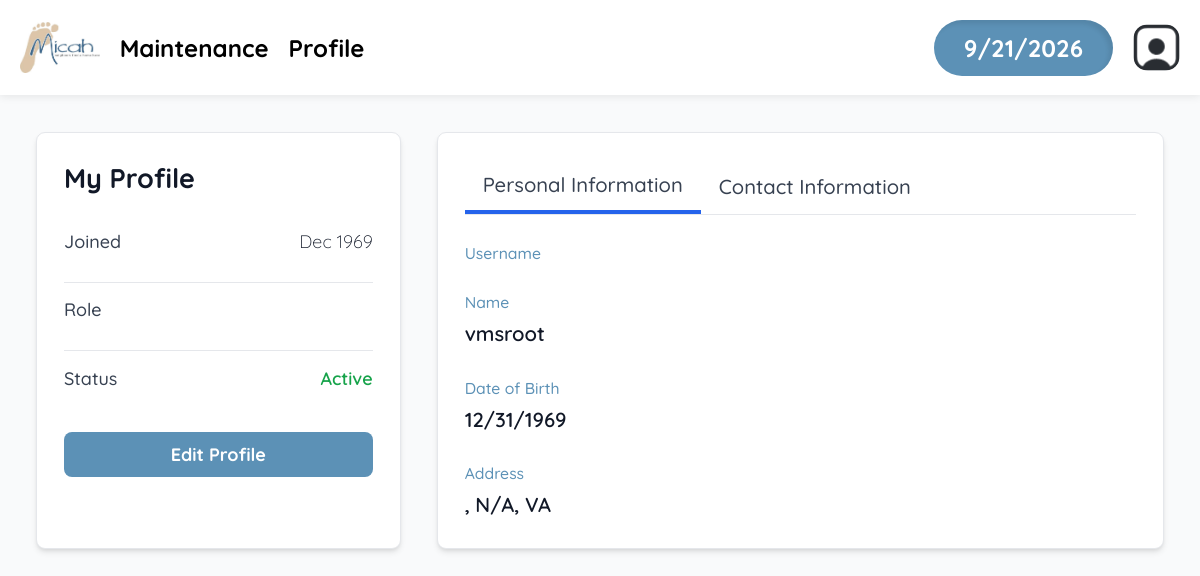
Page /viewProfile.php (signed in) on the committed database.
### tables this page shows
CREATE TABLE `dbpersons` (
  `id` varchar(256) NOT NULL,
  `start_date` text DEFAULT NULL,
  `first_name` text NOT NULL,
  `last_name` text DEFAULT NULL,
  `street_address` text DEFAULT NULL,
  `city` text DEFAULT NULL,
  `state` varchar(2) DEFAULT NULL,
  `zip_code` text DEFAULT NULL,
  `phone1` varchar(12) NOT NULL,
  `phone1type` text DEFAULT NULL,
  `emergency_contact_phone` varchar(12) DEFAULT NULL,
  `emergency_contact_phone_type` text DEFAULT NULL,
  `birthday` text DEFAULT NULL,
  `email` text DEFAULT NULL,
  `emergency_contact_first_name` text NOT NULL,
  `contact_num` varchar(255) DEFAULT 'n/a',
  `emergency_contact_relation` text NOT NULL,
  `contact_method` text DEFAULT NULL,
  `type` text DEFAULT NULL,
  `status` text DEFAULT NULL,
  `notes` text DEFAULT NULL,
  `password` text DEFAULT NULL,
  `skills` text NOT NULL,
  `interests` text NOT NULL,
  `archived` tinyint(1) NOT NULL,
  `emergency_contact_last_name` text NOT NULL,
  `is_new_volunteer` tinyint(1) NOT NULL DEFAULT 1,
  `is_community_service_volunteer` tinyint(1) NOT NULL DEFAULT 0,
  `total_hours_volunteered` decimal(5,2) DEFAULT 0.00,
  `volunteer_of_the_month` tinyint(1) DEFAULT 0,
  `votm_awarded_month` date DEFAULT NULL,
  `training_level` text DEFAULT NULL
);

### database/dbPersons.php (called while the page is built, shortened)
<?php
include_once(dirname(__FILE__).'/../domain/Person.php');
function retrieve_person($id) {
    $con=connect();
    $query = "SELECT * FROM dbpersons WHERE id = '" . $id . "'";
    $result = mysqli_query($con,$query);
    $result_row = mysqli_fetch_assoc($result);
    $thePerson = make_a_person($result_row);
    return $thePerson;
}
function make_a_person($result_row) {
    $thePerson = new Person(
        $result_row['id'],
        $result_row['password'],
        $result_row['start_date'],
        $result_row['first_name'],
        $result_row['last_name'],
        $result_row['birthday'],
        $result_row['street_address'],
        $result_row['city'],
        $result_row['state'],
        $result_row['zip_code'],
        $result_row['phone1'],
        $result_row['phone1type'],
        $result_row['email'],
        $result_row['type'],
        $result_row['status'],
        $result_row['archived'],
        $result_row['skills'],
        $result_row['interests'],
        $result_row['training_level'],
	    $result_row['is_community_service_volunteer'],
	    $result_row['is_new_volunteer'],
	    $result_row['total_hours_volunteered']
    );
    return $thePerson;
}

### domain/Person.php (called while the page is built, shortened)
<?php
class Person {
	private $start_date;
	private $first_name;
	private $last_name;
	private $birthday;
	private $street_address;
	private $city;
	private $state;
	private $zip_code;
	private $archived;
	function __construct(
        $id, $password, $start_date, $first_name, $last_name, $birthday, $street_address, $city,
    	$state, $zip_code, $phone1, $phone1type, $email, $type, $status, $archived,
    	$skills, $interests, $training_level,
   	 	$is_community_service_volunteer,
    	$is_new_volunteer = 1,
    	$total_hours_volunteered = 0.00
    ) {
        $this->start_date = $start_date;
        $this->first_name = $first_name;
        $this->last_name = $last_name;
        $this->birthday = $birthday;
        $this->street_address = $street_address;
        $this->city = $city;
        $this->state = $state;
        $this->zip_code = $zip_code;
        $this->archived = $archived;
    }
	function get_start_date() {
		return $this->start_date;
	}
	function get_first_name() {
		return $this->first_name;
	}
	function get_last_name() {
		return $this->last_name;
	}
	function get_birthday() {
		return $this->birthday;
	}
	function get_street_address() {
		return $this->street_address;
	}
	function get_city() {
		return $this->city;
	}
	function get_state() {
		return $this->state;
	}
	function get_zip_code() {
		return $this->zip_code;
	}
	function get_archived() {
		return $this->archived;
	}
}

### viewProfile.php (the view, shortened to what this page needs)
<?php
    $userID = null;
    if (isset($_SESSION['_id'])) {
        $userID = $_SESSION['_id'];
    } else {
        header('Location: login.php');
        die();
    }
    require_once('database/dbPersons.php');
   $user = retrieve_person($id);
    $viewingOwnProfile = $id == $userID;
?>
<!DOCTYPE html>
<html lang="en">
<head>
    <script src="https://cdn.tailwindcss.com"></script>
    <?php
        require_once('header.php');
    ?>
</head>
<body class="bg-gray-50 font-quicksand">
    <div class="min-h-screen py-8 px-4 sm:px-6 lg:px-8">
        <div class="max-w-6xl mx-auto flex flex-col lg:flex-row gap-8">
            <div class="w-full lg:w-1/3 bg-white rounded-lg shadow-md border border-gray-200 p-6">
                <div class="mb-6">
                    <div class="flex justify-between items-center mb-4">
                        <?php if ($viewingOwnProfile): ?>
                            <h2 class="text-2xl font-bold text-gray-900">My Profile</h2>
                        <?php else: ?>
                            <h2 class="text-2xl font-bold text-gray-900">Viewing <?php echo htmlspecialchars($user->get_first_name() . ' ' . $user->get_last_name()) ?></h2>
                        <?php endif ?>
                    </div>
                    <div class="space-y-3 divide-y divide-gray-200">
                        <div class="flex justify-between py-3">
                            <span class="font-medium text-gray-700">Joined</span>
                            <span class="text-gray-900"><?php echo date('M Y', strtotime($user->get_start_date())) ?></span>
                        </div>
                        <div class="flex justify-between py-3">
                            <span class="font-medium text-gray-700">Role</span>
                        </div>
                        <div class="flex justify-between py-3">
                            <span class="font-medium text-gray-700">Status</span>
                            <span class="<?php echo $user->get_archived() ? 'text-red-600' : 'text-green-600' ?> font-semibold">
                                <?php echo $user->get_archived() ? 'Archived' : 'Active' ?>
                            </span>
                        </div>
                    </div>
                </div>
                <div class="space-y-3">
                    <button onclick="window.location.href='editProfile.php<?php if ($id != $userID) echo '?id=' . $id ?>';"
                            class="blue-button w-full px-4 py-2">
                        Edit Profile
                    </button>
                </div>
    </div>
            <div class="w-full lg:w-2/3 bg-white rounded-lg shadow-md border border-gray-200 p-6">
                <div class="flex border-b border-gray-200 mb-6">
                    <button class="tab-button px-4 py-2 text-lg font-medium text-gray-700 border-b-4 border-blue-600" data-tab="personal" onclick="showSection('personal')">Personal Information</button>
                    <button class="tab-button px-4 py-2 text-lg font-medium text-gray-700 hover:border-b-2 hover:border-blue-400" data-tab="contact" onclick="showSection('contact')">Contact Information</button>
                </div>
                <div id="personal" class="profile-section space-y-6">
                    <div>
                        <span class="block text-sm font-medium mb-1" style="color: var(--main-color);">Username</span>
                    </div>
                    <div>
                        <span class="block text-sm font-medium mb-1" style="color: var(--main-color);">Name</span>
                        <p class="text-gray-900 font-semibold text-lg"><?php echo htmlspecialchars($user->get_first_name() . ' ' . $user->get_last_name()) ?></p>
                    </div>
                    <div>
                        <span class="block text-sm font-medium mb-1" style="color: var(--main-color);">Date of Birth</span>
                        <p class="text-gray-900 font-semibold text-lg"><?php echo date('m/d/Y', strtotime($user->get_birthday())) ?></p>
                    </div>
                    <div>
                        <span class="block text-sm font-medium mb-1" style="color: var(--main-color);">Address</span>
                        <p class="text-gray-900 font-semibold text-lg"><?php echo htmlspecialchars($user->get_street_address() . ', ' . $user->get_city() . ', ' . $user->get_state() . ' ' . $user->get_zip_code()) ?></p>
                    </div>
                </div>
            </div>
        </div>
    </div>
</body>
</html>

### css/base.css (style rules this page uses)
html, body, header, main, footer, div, span, p, h1, h2, h3, h4, h5, h6, ul, ol, li, input, select, textarea, form, section, label, table, td, tr, th, form, fieldset, em, button, a { padding: 0; margin: 0; font-size: inherit; font-family: inherit; font-weight: inherit; text-decoration: none; font-style: normal; box-sizing: border-box; text-align: left; list-style-type: none; border-spacing: 0; }
:root { --background-color: #ffffff; --main-font-color: #333333; --secondary-font-color: #4b5563; --box-shadow: rgba(0,0,0,.08); --main-color: #5C91B6; --accent-color: #D7BC96; --gray-color: #6c757d; --success-background: #d4edda; --success-color: #155724; --error-background: #f8d7da; --error-color: #721c24; --required-color: #dc3545; font-size: 18px; font-family: Montserrat; font-weight: 300; }
.blue-button, .portal-link { display: inline-block; text-align: center; background: var(--main-color); color: white; padding: 10px 16px; border-radius: 8px; font-weight: 700; text-decoration: none; border: none; }
h2 { font-weight: normal; font-size: 30px; }

### css/header.css (style rules this page uses)
body { font-family: Quicksand, sans-serif; padding-top: 96px; }

### rows in the picture
dbpersons: start_date "Dec 1969", $user->get_first_name() . ' ' . $user->get_last_name() "vmsroot", birthday "12/31/1969", street_address+city+state ", N/A, VA"
